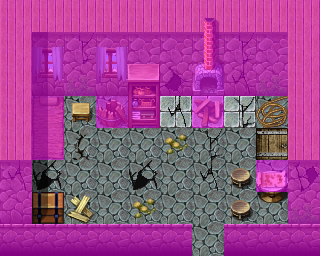

This is a level from a 2D game, rendered from its Tiled map with the project's own tilesets. A one-line summary and the map file follow, with tile-layer data summarised:
An orthogonal 10x8 tile map with 32x32 px tiles, 4 tile layers (Ground, Objects, Above, Walkable), 15 tilesets and 3 objects (mapchange, container, spawn).

<map version="1.0" orientation="orthogonal" width="10" height="8" tilewidth="32" tileheight="32">
    <tileset firstgid="1" name="map_20" tilewidth="32" tileheight="32">
        <image source="../drawable/map_20.png" width="256" height="256" />
    </tileset>
    <tileset firstgid="65" name="map_22" tilewidth="32" tileheight="32">
        <image source="../drawable/map_22.png" width="256" height="256" />
    </tileset>
    <tileset firstgid="129" name="map_5" tilewidth="32" tileheight="32">
        <image source="../drawable/map_5.png" width="256" height="256" />
    </tileset>
    <tileset firstgid="193" name="map_19" tilewidth="32" tileheight="32">
        <image source="../drawable/map_19.png" width="256" height="256" />
    </tileset>
    <tileset firstgid="257" name="map_0" tilewidth="32" tileheight="32">
        <image source="../drawable/map_0.png" width="256" height="256" />
    </tileset>
    <tileset firstgid="321" name="map_18" tilewidth="32" tileheight="32">
        <image source="../drawable/map_18.png" width="256" height="256" />
    </tileset>
    <tileset firstgid="385" name="map_1" tilewidth="32" tileheight="32">
        <image source="../drawable/map_1.png" width="256" height="256" />
    </tileset>
    <tileset firstgid="449" name="map_4" tilewidth="32" tileheight="32">
        <image source="../drawable/map_4.png" width="256" height="256" />
    </tileset>
    <tileset firstgid="513" name="map_16" tilewidth="32" tileheight="32">
        <image source="../drawable/map_16.png" width="256" height="256" />
    </tileset>
    <tileset firstgid="577" name="map_3" tilewidth="32" tileheight="32">
        <image source="../drawable/map_3.png" width="256" height="256" />
    </tileset>
    <tileset firstgid="641" name="map_10" tilewidth="32" tileheight="32">
        <image source="../drawable/map_10.png" width="256" height="256" />
    </tileset>
    <tileset firstgid="705" name="map_2" tilewidth="32" tileheight="32">
        <image source="../drawable/map_2.png" width="256" height="256" />
    </tileset>
    <tileset firstgid="769" name="map_11" tilewidth="32" tileheight="32">
        <image source="../drawable/map_11.png" width="256" height="256" />
    </tileset>
    <tileset firstgid="833" name="map_12" tilewidth="32" tileheight="32">
        <image source="../drawable/map_12.png" width="256" height="256" />
    </tileset>
    <tileset firstgid="897" name="map_8" tilewidth="32" tileheight="32">
        <image source="../drawable/map_8.png" width="256" height="256" />
    </tileset>
    <layer name="Ground" width="10" height="8">
        <data>[80 cells, 80 non-empty, 6 distinct tile ids]</data>
    </layer>
    <layer name="Objects" width="10" height="8">
        <data>[80 cells, 40 non-empty, 27 distinct tile ids]</data>
    </layer>
    <layer name="Above" width="10" height="8">
        <data>[80 cells, 6 non-empty, 2 distinct tile ids]</data>
    </layer>
    <layer name="Walkable" width="10" height="8">
        <data>[80 cells, 53 non-empty, 1 distinct tile ids]</data>
    </layer>
    <objectgroup name="Mapevents">
        <object name="entrance" type="mapchange" x="192" y="224" width="32" height="32">
            <properties>
                <property name="map" value="brimhaven3" />
                <property name="place" value="brother1" />
            </properties>
        </object>
        <object name="brv_brother1" type="container" x="32" y="192" width="32" height="32" />
    </objectgroup>
    <objectgroup name="Spawn">
        <object name="watchdog" type="spawn" x="256" y="128" width="32" height="32">
            <properties>
                <property name="spawngroup" value="brv_brother1_watchdog" />
            </properties>
        </object>
    </objectgroup>
    <objectgroup name="Keys" />
</map>
